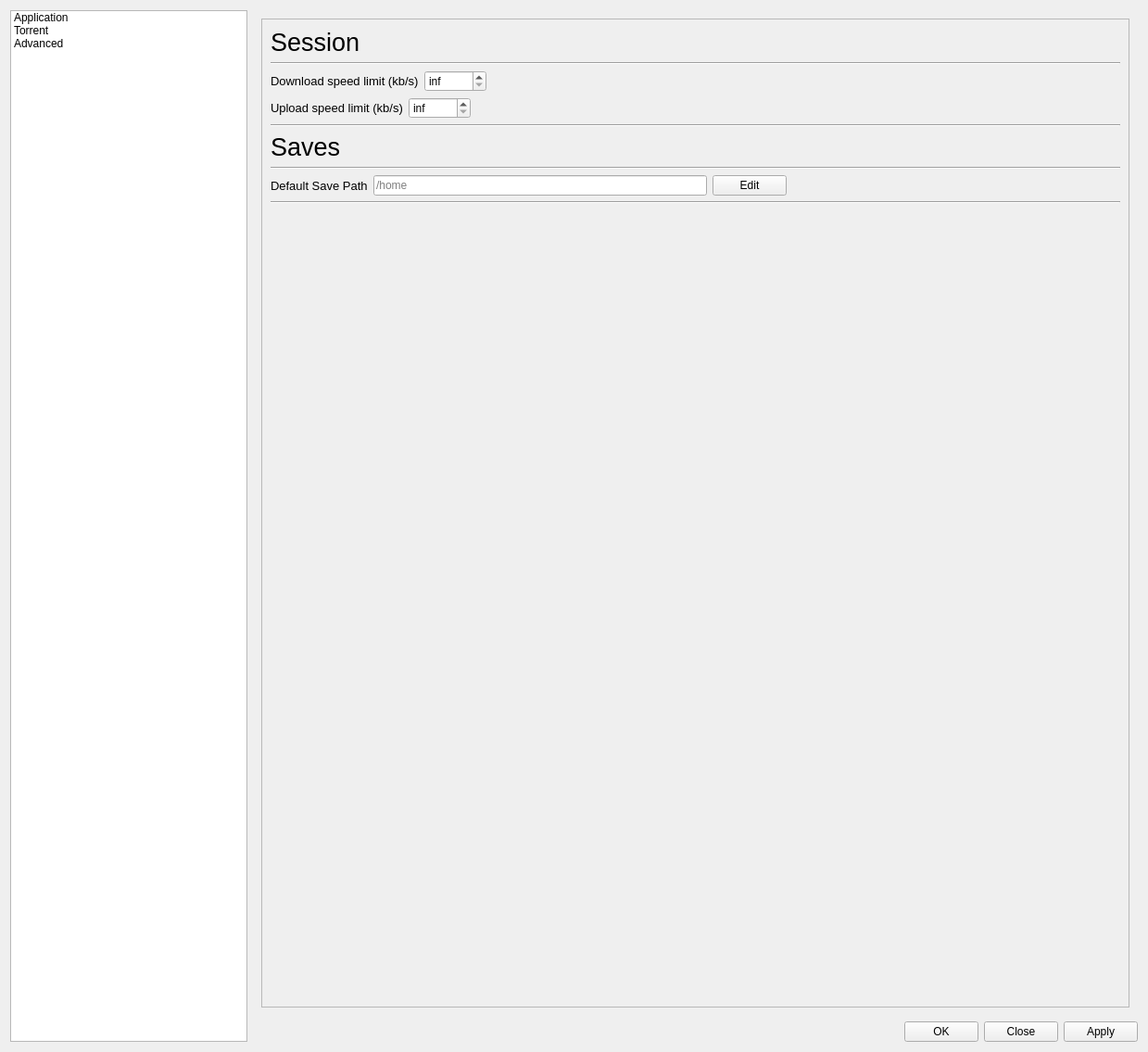
<?xml version="1.0" encoding="UTF-8"?>
<ui version="4.0">
 <class>SettingsDialog</class>
 <widget class="QDialog" name="SettingsDialog">
  <property name="geometry">
   <rect>
    <x>0</x>
    <y>0</y>
    <width>1239</width>
    <height>1135</height>
   </rect>
  </property>
  <property name="windowTitle">
   <string>Dialog</string>
  </property>
  <layout class="QFormLayout" name="formLayout">
   <item row="0" column="0">
    <widget class="QListWidget" name="listWidget">
     <item>
      <property name="text">
       <string>Application</string>
      </property>
     </item>
     <item>
      <property name="text">
       <string>Torrent</string>
      </property>
     </item>
     <item>
      <property name="text">
       <string>Advanced</string>
      </property>
     </item>
    </widget>
   </item>
   <item row="0" column="1">
    <layout class="QVBoxLayout" name="verticalLayout_6">
     <item>
      <widget class="QStackedWidget" name="stackedWidget">
       <property name="currentIndex">
        <number>1</number>
       </property>
       <widget class="QWidget" name="page">
        <layout class="QGridLayout" name="gridLayout">
         <item row="0" column="0">
          <widget class="QScrollArea" name="scrollArea">
           <property name="widgetResizable">
            <bool>true</bool>
           </property>
           <widget class="QWidget" name="scrollAreaWidgetContents">
            <property name="geometry">
             <rect>
              <x>0</x>
              <y>0</y>
              <width>937</width>
              <height>1065</height>
             </rect>
            </property>
            <layout class="QVBoxLayout" name="verticalLayout_7">
             <item>
              <widget class="QLabel" name="label">
               <property name="sizePolicy">
                <sizepolicy hsizetype="Preferred" vsizetype="Minimum">
                 <horstretch>0</horstretch>
                 <verstretch>0</verstretch>
                </sizepolicy>
               </property>
               <property name="maximumSize">
                <size>
                 <width>16777215</width>
                 <height>50</height>
                </size>
               </property>
               <property name="font">
                <font>
                 <pointsize>20</pointsize>
                </font>
               </property>
               <property name="text">
                <string>Interface</string>
               </property>
              </widget>
             </item>
             <item>
              <widget class="Line" name="line">
               <property name="orientation">
                <enum>Qt::Orientation::Horizontal</enum>
               </property>
              </widget>
             </item>
             <item>
              <layout class="QHBoxLayout" name="horizontalLayout">
               <property name="sizeConstraint">
                <enum>QLayout::SizeConstraint::SetMinimumSize</enum>
               </property>
               <item>
                <widget class="QLabel" name="languageLabel">
                 <property name="sizePolicy">
                  <sizepolicy hsizetype="Preferred" vsizetype="Minimum">
                   <horstretch>0</horstretch>
                   <verstretch>0</verstretch>
                  </sizepolicy>
                 </property>
                 <property name="maximumSize">
                  <size>
                   <width>16777215</width>
                   <height>100</height>
                  </size>
                 </property>
                 <property name="font">
                  <font>
                   <pointsize>10</pointsize>
                  </font>
                 </property>
                 <property name="text">
                  <string>Language</string>
                 </property>
                </widget>
               </item>
               <item>
                <widget class="QComboBox" name="languageBox">
                 <item>
                  <property name="text">
                   <string>English</string>
                  </property>
                 </item>
                 <item>
                  <property name="text">
                   <string>Russian</string>
                  </property>
                 </item>
                </widget>
               </item>
               <item>
                <spacer name="languageSpacer">
                 <property name="orientation">
                  <enum>Qt::Orientation::Horizontal</enum>
                 </property>
                 <property name="sizeHint" stdset="0">
                  <size>
                   <width>40</width>
                   <height>20</height>
                  </size>
                 </property>
                </spacer>
               </item>
              </layout>
             </item>
             <item>
              <layout class="QVBoxLayout" name="verticalLayout">
               <item>
                <layout class="QHBoxLayout" name="horizontalLayout_8">
                 <property name="sizeConstraint">
                  <enum>QLayout::SizeConstraint::SetMinimumSize</enum>
                 </property>
                 <item>
                  <widget class="QLabel" name="themeLabel">
                   <property name="sizePolicy">
                    <sizepolicy hsizetype="Preferred" vsizetype="Minimum">
                     <horstretch>0</horstretch>
                     <verstretch>0</verstretch>
                    </sizepolicy>
                   </property>
                   <property name="maximumSize">
                    <size>
                     <width>16777215</width>
                     <height>100</height>
                    </size>
                   </property>
                   <property name="font">
                    <font>
                     <pointsize>10</pointsize>
                    </font>
                   </property>
                   <property name="text">
                    <string>Theme</string>
                   </property>
                  </widget>
                 </item>
                 <item>
                  <widget class="QComboBox" name="themeBox">
                   <item>
                    <property name="text">
                     <string>Dark</string>
                    </property>
                   </item>
                   <item>
                    <property name="text">
                     <string>Light</string>
                    </property>
                   </item>
                   <item>
                    <property name="text">
                     <string>Custom</string>
                    </property>
                   </item>
                  </widget>
                 </item>
                 <item>
                  <spacer name="themeSpacer">
                   <property name="orientation">
                    <enum>Qt::Orientation::Horizontal</enum>
                   </property>
                   <property name="sizeHint" stdset="0">
                    <size>
                     <width>40</width>
                     <height>20</height>
                    </size>
                   </property>
                  </spacer>
                 </item>
                </layout>
               </item>
               <item>
                <layout class="QHBoxLayout" name="horizontalLayout_2">
                 <property name="sizeConstraint">
                  <enum>QLayout::SizeConstraint::SetMinimumSize</enum>
                 </property>
                 <item>
                  <widget class="QLineEdit" name="customThemeEdit">
                   <property name="readOnly">
                    <bool>true</bool>
                   </property>
                  </widget>
                 </item>
                 <item>
                  <widget class="QPushButton" name="chooseThemeBtn">
                   <property name="text">
                    <string>Choose</string>
                   </property>
                  </widget>
                 </item>
                </layout>
               </item>
              </layout>
             </item>
             <item>
              <widget class="Line" name="line_2">
               <property name="orientation">
                <enum>Qt::Orientation::Horizontal</enum>
               </property>
              </widget>
             </item>
             <item>
              <widget class="QLabel" name="transferLabel">
               <property name="sizePolicy">
                <sizepolicy hsizetype="Preferred" vsizetype="Minimum">
                 <horstretch>0</horstretch>
                 <verstretch>0</verstretch>
                </sizepolicy>
               </property>
               <property name="maximumSize">
                <size>
                 <width>16777215</width>
                 <height>50</height>
                </size>
               </property>
               <property name="font">
                <font>
                 <pointsize>20</pointsize>
                </font>
               </property>
               <property name="text">
                <string>Transfer list</string>
               </property>
              </widget>
             </item>
             <item>
              <widget class="QCheckBox" name="confirmDelBox">
               <property name="font">
                <font>
                 <pointsize>10</pointsize>
                </font>
               </property>
               <property name="text">
                <string>Confirm when deleting a torrent</string>
               </property>
               <property name="checkable">
                <bool>true</bool>
               </property>
               <property name="checked">
                <bool>true</bool>
               </property>
               <property name="tristate">
                <bool>false</bool>
               </property>
              </widget>
             </item>
             <item>
              <widget class="Line" name="line_7">
               <property name="orientation">
                <enum>Qt::Orientation::Horizontal</enum>
               </property>
              </widget>
             </item>
             <item>
              <widget class="QLabel" name="desktopLabel">
               <property name="sizePolicy">
                <sizepolicy hsizetype="Preferred" vsizetype="Minimum">
                 <horstretch>0</horstretch>
                 <verstretch>0</verstretch>
                </sizepolicy>
               </property>
               <property name="maximumSize">
                <size>
                 <width>16777215</width>
                 <height>50</height>
                </size>
               </property>
               <property name="font">
                <font>
                 <pointsize>20</pointsize>
                </font>
               </property>
               <property name="text">
                <string>Desktop</string>
               </property>
              </widget>
             </item>
             <item>
              <widget class="QCheckBox" name="showTrayBox">
               <property name="font">
                <font>
                 <pointsize>10</pointsize>
                </font>
               </property>
               <property name="text">
                <string>Show application in tray</string>
               </property>
              </widget>
             </item>
             <item>
              <widget class="QCheckBox" name="enaleNotifBox">
               <property name="text">
                <string>Enable notifications (torrent finished, torrent started and so on</string>
               </property>
              </widget>
             </item>
             <item>
              <layout class="QHBoxLayout" name="horizontalLayout_3">
               <item>
                <widget class="QLabel" name="exitBehLabel">
                 <property name="text">
                  <string>Exit behaviour</string>
                 </property>
                </widget>
               </item>
               <item>
                <widget class="QComboBox" name="exitBehBtn">
                 <item>
                  <property name="text">
                   <string>Close</string>
                  </property>
                 </item>
                 <item>
                  <property name="text">
                   <string>Minimize to tray</string>
                  </property>
                 </item>
                </widget>
               </item>
               <item>
                <spacer name="horizontalSpacer_2">
                 <property name="orientation">
                  <enum>Qt::Orientation::Horizontal</enum>
                 </property>
                 <property name="sizeHint" stdset="0">
                  <size>
                   <width>40</width>
                   <height>20</height>
                  </size>
                 </property>
                </spacer>
               </item>
              </layout>
             </item>
             <item>
              <widget class="Line" name="line_8">
               <property name="orientation">
                <enum>Qt::Orientation::Horizontal</enum>
               </property>
              </widget>
             </item>
             <item>
              <widget class="QLabel" name="logsLabel">
               <property name="sizePolicy">
                <sizepolicy hsizetype="Preferred" vsizetype="Minimum">
                 <horstretch>0</horstretch>
                 <verstretch>0</verstretch>
                </sizepolicy>
               </property>
               <property name="maximumSize">
                <size>
                 <width>16777215</width>
                 <height>50</height>
                </size>
               </property>
               <property name="font">
                <font>
                 <pointsize>20</pointsize>
                </font>
               </property>
               <property name="text">
                <string>Logs</string>
               </property>
              </widget>
             </item>
             <item>
              <widget class="QGroupBox" name="logsBox">
               <property name="enabled">
                <bool>true</bool>
               </property>
               <property name="title">
                <string>Logging</string>
               </property>
               <property name="checkable">
                <bool>true</bool>
               </property>
               <layout class="QVBoxLayout" name="verticalLayout_2">
                <item>
                 <layout class="QHBoxLayout" name="logsPathLayout">
                  <item>
                   <widget class="QLabel" name="logsPathLabel">
                    <property name="text">
                     <string>Logs path:</string>
                    </property>
                   </widget>
                  </item>
                  <item>
                   <widget class="QLineEdit" name="logsPathEdit">
                    <property name="readOnly">
                     <bool>true</bool>
                    </property>
                    <property name="placeholderText">
                     <string>/home/user/.local/share/klewy/TorrentClient/logs/</string>
                    </property>
                   </widget>
                  </item>
                  <item>
                   <widget class="QPushButton" name="logsPathBtn">
                    <property name="text">
                     <string>Choose</string>
                    </property>
                   </widget>
                  </item>
                  <item>
                   <spacer name="horizontalSpacer_3">
                    <property name="orientation">
                     <enum>Qt::Orientation::Horizontal</enum>
                    </property>
                    <property name="sizeHint" stdset="0">
                     <size>
                      <width>40</width>
                      <height>20</height>
                     </size>
                    </property>
                   </spacer>
                  </item>
                 </layout>
                </item>
                <item>
                 <layout class="QHBoxLayout" name="logsSizeLayout">
                  <item>
                   <widget class="QLabel" name="maxLogFileLabel">
                    <property name="text">
                     <string>Max log file size</string>
                    </property>
                   </widget>
                  </item>
                  <item>
                   <widget class="QSpinBox" name="maxLogFileSpinBox">
                    <property name="suffix">
                     <string notr="true"> KB</string>
                    </property>
                    <property name="prefix">
                     <string/>
                    </property>
                    <property name="value">
                     <number>64</number>
                    </property>
                   </widget>
                  </item>
                  <item>
                   <spacer name="horizontalSpacer_4">
                    <property name="orientation">
                     <enum>Qt::Orientation::Horizontal</enum>
                    </property>
                    <property name="sizeHint" stdset="0">
                     <size>
                      <width>40</width>
                      <height>20</height>
                     </size>
                    </property>
                   </spacer>
                  </item>
                 </layout>
                </item>
               </layout>
              </widget>
             </item>
             <item>
              <widget class="Line" name="line_9">
               <property name="orientation">
                <enum>Qt::Orientation::Horizontal</enum>
               </property>
              </widget>
             </item>
             <item>
              <spacer name="verticalSpacer_2">
               <property name="orientation">
                <enum>Qt::Orientation::Vertical</enum>
               </property>
               <property name="sizeHint" stdset="0">
                <size>
                 <width>20</width>
                 <height>40</height>
                </size>
               </property>
              </spacer>
             </item>
            </layout>
           </widget>
          </widget>
         </item>
        </layout>
       </widget>
       <widget class="QWidget" name="page_2">
        <layout class="QGridLayout" name="gridLayout_2">
         <item row="0" column="0">
          <widget class="QScrollArea" name="scrollArea_2">
           <property name="widgetResizable">
            <bool>true</bool>
           </property>
           <widget class="QWidget" name="scrollAreaWidgetContents_2">
            <property name="geometry">
             <rect>
              <x>0</x>
              <y>0</y>
              <width>937</width>
              <height>1065</height>
             </rect>
            </property>
            <layout class="QVBoxLayout" name="verticalLayout_5">
             <item>
              <layout class="QVBoxLayout" name="verticalLayout_3">
               <item>
                <widget class="QLabel" name="label_5">
                 <property name="sizePolicy">
                  <sizepolicy hsizetype="Preferred" vsizetype="Minimum">
                   <horstretch>0</horstretch>
                   <verstretch>0</verstretch>
                  </sizepolicy>
                 </property>
                 <property name="maximumSize">
                  <size>
                   <width>16777215</width>
                   <height>100</height>
                  </size>
                 </property>
                 <property name="font">
                  <font>
                   <pointsize>20</pointsize>
                  </font>
                 </property>
                 <property name="text">
                  <string>Session</string>
                 </property>
                </widget>
               </item>
               <item>
                <widget class="Line" name="line_3">
                 <property name="orientation">
                  <enum>Qt::Orientation::Horizontal</enum>
                 </property>
                </widget>
               </item>
               <item>
                <layout class="QHBoxLayout" name="horizontalLayout_4">
                 <item>
                  <widget class="QLabel" name="downloadLimitLabel">
                   <property name="font">
                    <font>
                     <pointsize>10</pointsize>
                    </font>
                   </property>
                   <property name="text">
                    <string>Download speed limit (kb/s)</string>
                   </property>
                  </widget>
                 </item>
                 <item>
                  <widget class="QSpinBox" name="downloadLimitSpin">
                   <property name="specialValueText">
                    <string>inf</string>
                   </property>
                   <property name="maximum">
                    <number>1000000000</number>
                   </property>
                   <property name="value">
                    <number>0</number>
                   </property>
                  </widget>
                 </item>
                 <item>
                  <spacer name="downloadLimitSpacer">
                   <property name="orientation">
                    <enum>Qt::Orientation::Horizontal</enum>
                   </property>
                   <property name="sizeHint" stdset="0">
                    <size>
                     <width>40</width>
                     <height>20</height>
                    </size>
                   </property>
                  </spacer>
                 </item>
                </layout>
               </item>
               <item>
                <layout class="QHBoxLayout" name="horizontalLayout_5">
                 <item>
                  <widget class="QLabel" name="uploadLimitLabel">
                   <property name="font">
                    <font>
                     <pointsize>10</pointsize>
                    </font>
                   </property>
                   <property name="text">
                    <string>Upload speed limit (kb/s)</string>
                   </property>
                  </widget>
                 </item>
                 <item>
                  <widget class="QSpinBox" name="uploadLimitSpin">
                   <property name="specialValueText">
                    <string>inf</string>
                   </property>
                   <property name="maximum">
                    <number>1000000000</number>
                   </property>
                  </widget>
                 </item>
                 <item>
                  <spacer name="uploadLimitSpacer">
                   <property name="orientation">
                    <enum>Qt::Orientation::Horizontal</enum>
                   </property>
                   <property name="sizeHint" stdset="0">
                    <size>
                     <width>40</width>
                     <height>20</height>
                    </size>
                   </property>
                  </spacer>
                 </item>
                </layout>
               </item>
               <item>
                <widget class="Line" name="line_4">
                 <property name="orientation">
                  <enum>Qt::Orientation::Horizontal</enum>
                 </property>
                </widget>
               </item>
              </layout>
             </item>
             <item>
              <layout class="QVBoxLayout" name="verticalLayout_4">
               <item>
                <widget class="QLabel" name="label_8">
                 <property name="sizePolicy">
                  <sizepolicy hsizetype="Preferred" vsizetype="Minimum">
                   <horstretch>0</horstretch>
                   <verstretch>0</verstretch>
                  </sizepolicy>
                 </property>
                 <property name="maximumSize">
                  <size>
                   <width>16777215</width>
                   <height>100</height>
                  </size>
                 </property>
                 <property name="font">
                  <font>
                   <pointsize>20</pointsize>
                  </font>
                 </property>
                 <property name="text">
                  <string>Saves</string>
                 </property>
                </widget>
               </item>
               <item>
                <widget class="Line" name="line_5">
                 <property name="orientation">
                  <enum>Qt::Orientation::Horizontal</enum>
                 </property>
                </widget>
               </item>
               <item>
                <layout class="QHBoxLayout" name="horizontalLayout_6">
                 <item>
                  <widget class="QLabel" name="savePathLabel">
                   <property name="font">
                    <font>
                     <pointsize>10</pointsize>
                    </font>
                   </property>
                   <property name="text">
                    <string>Default Save Path</string>
                   </property>
                  </widget>
                 </item>
                 <item>
                  <widget class="QLineEdit" name="savePathLineEdit">
                   <property name="readOnly">
                    <bool>true</bool>
                   </property>
                   <property name="placeholderText">
                    <string>/home</string>
                   </property>
                  </widget>
                 </item>
                 <item>
                  <widget class="QPushButton" name="savePathButton">
                   <property name="text">
                    <string>Edit</string>
                   </property>
                  </widget>
                 </item>
                 <item>
                  <spacer name="savePathSpacer">
                   <property name="orientation">
                    <enum>Qt::Orientation::Horizontal</enum>
                   </property>
                   <property name="sizeHint" stdset="0">
                    <size>
                     <width>40</width>
                     <height>20</height>
                    </size>
                   </property>
                  </spacer>
                 </item>
                </layout>
               </item>
               <item>
                <widget class="Line" name="line_6">
                 <property name="orientation">
                  <enum>Qt::Orientation::Horizontal</enum>
                 </property>
                </widget>
               </item>
              </layout>
             </item>
             <item>
              <spacer name="verticalSpacer">
               <property name="orientation">
                <enum>Qt::Orientation::Vertical</enum>
               </property>
               <property name="sizeHint" stdset="0">
                <size>
                 <width>20</width>
                 <height>40</height>
                </size>
               </property>
              </spacer>
             </item>
            </layout>
           </widget>
          </widget>
         </item>
        </layout>
       </widget>
       <widget class="QWidget" name="page_3">
        <layout class="QGridLayout" name="gridLayout_3">
         <item row="0" column="0">
          <widget class="QScrollArea" name="scrollArea_3">
           <property name="widgetResizable">
            <bool>true</bool>
           </property>
           <widget class="QWidget" name="scrollAreaWidgetContents_3">
            <property name="geometry">
             <rect>
              <x>0</x>
              <y>0</y>
              <width>66</width>
              <height>16</height>
             </rect>
            </property>
           </widget>
          </widget>
         </item>
        </layout>
       </widget>
      </widget>
     </item>
     <item>
      <layout class="QHBoxLayout" name="horizontalLayout_7">
       <item>
        <spacer name="horizontalSpacer">
         <property name="orientation">
          <enum>Qt::Orientation::Horizontal</enum>
         </property>
         <property name="sizeHint" stdset="0">
          <size>
           <width>40</width>
           <height>20</height>
          </size>
         </property>
        </spacer>
       </item>
       <item>
        <widget class="QPushButton" name="okButton">
         <property name="text">
          <string>OK</string>
         </property>
        </widget>
       </item>
       <item>
        <widget class="QPushButton" name="closeButton">
         <property name="text">
          <string>Close</string>
         </property>
        </widget>
       </item>
       <item>
        <widget class="QPushButton" name="applyButton">
         <property name="text">
          <string>Apply</string>
         </property>
        </widget>
       </item>
      </layout>
     </item>
    </layout>
   </item>
  </layout>
 </widget>
 <resources/>
 <connections/>
</ui>
